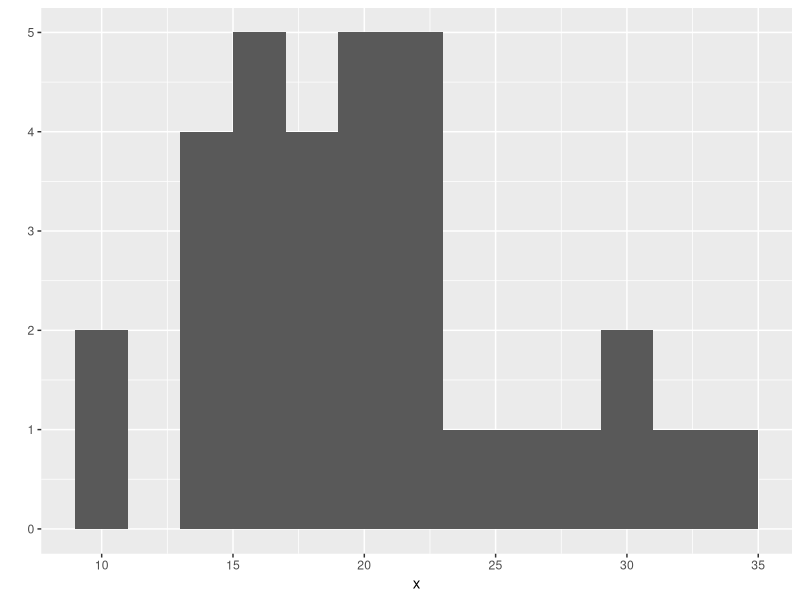
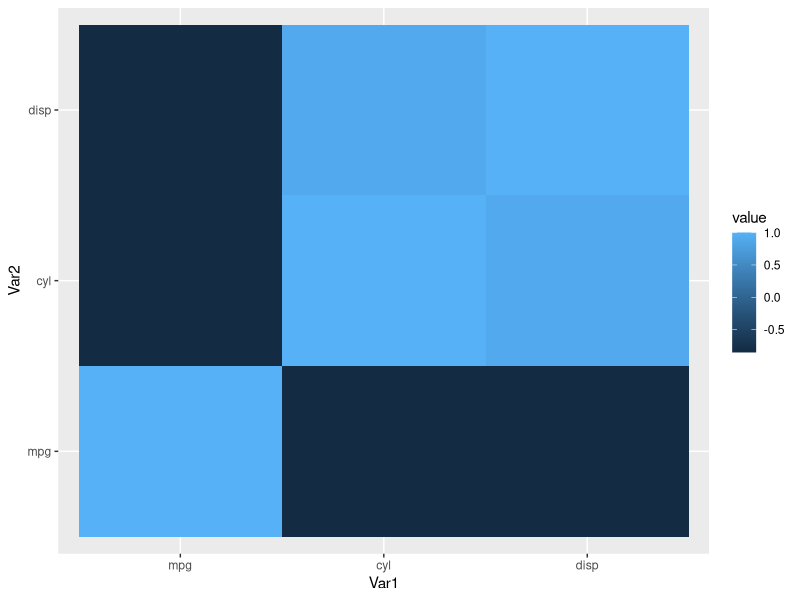

Write R code to recreate these figures, in order.
library ( e1071     )
library ( tidyverse )
library ( reshape2  )
library ( stringr   )
library ( party     )
library ( ggplot2   )

data ( mtcars )

x <- mtcars $ mpg

summary ( x )

q1 <- summary ( x ) [ '1st Qu.' ]
q3 <- summary ( x ) [ '3rd Qu.' ]

IQR ( x ) == ( q3 - q1 )

quantile ( x , 0.75 )

# first = 0%
# 1st = 25%
# median = 50%
# 3d = 75%
# last = 100%

cat ( '\n X:' ) ; x

cat ( '\n Cummax:' ) ; cummax ( x )
cat (

    '\n Cummax: For each index in a vector,',
    'computes the maximum of the vector\n',
    'from the beginning of the vector up to the current index\n'
)

cat ( '\n Cummin:' ) ; cummin ( x )
cat (

    '\n Cummin: For each index in a vector,',
    'computes the minimum of the vector\n',
    'from the beginning of the vector up to the current index\n'
)

table ( y <- mtcars $ cyl )

cat ( '\n Try to understand the frequency inside stem:\n\n' )

table ( x ) ; stem ( x )

cat ( 'from wikipedia: It is important to note that when there is a repeated number in the data (such as two 72s),\n',
'then the plot must reflect such (so the plot would look like 7 | 2 2 5 6 7 when it has the numbers 72 72 75 76 77).\n' )

cat ( '\n like steam , but not cli : plot inRplots.pdf\n\n' ) ; qplot( x , binwidth=2 )

mode = function ( x ) {
   temp = table ( x )
   names ( temp ) [ temp == max ( temp ) ]
}

print ( 'cov:' )
cov ( mtcars[1:3] )
print ( 'cor:' )
cor ( mtcars[1:3] )

qplot ( x=Var1 , y=Var2 , data = melt ( cor ( mtcars [1:3] ) ) , fill=value , geom="tile" )
